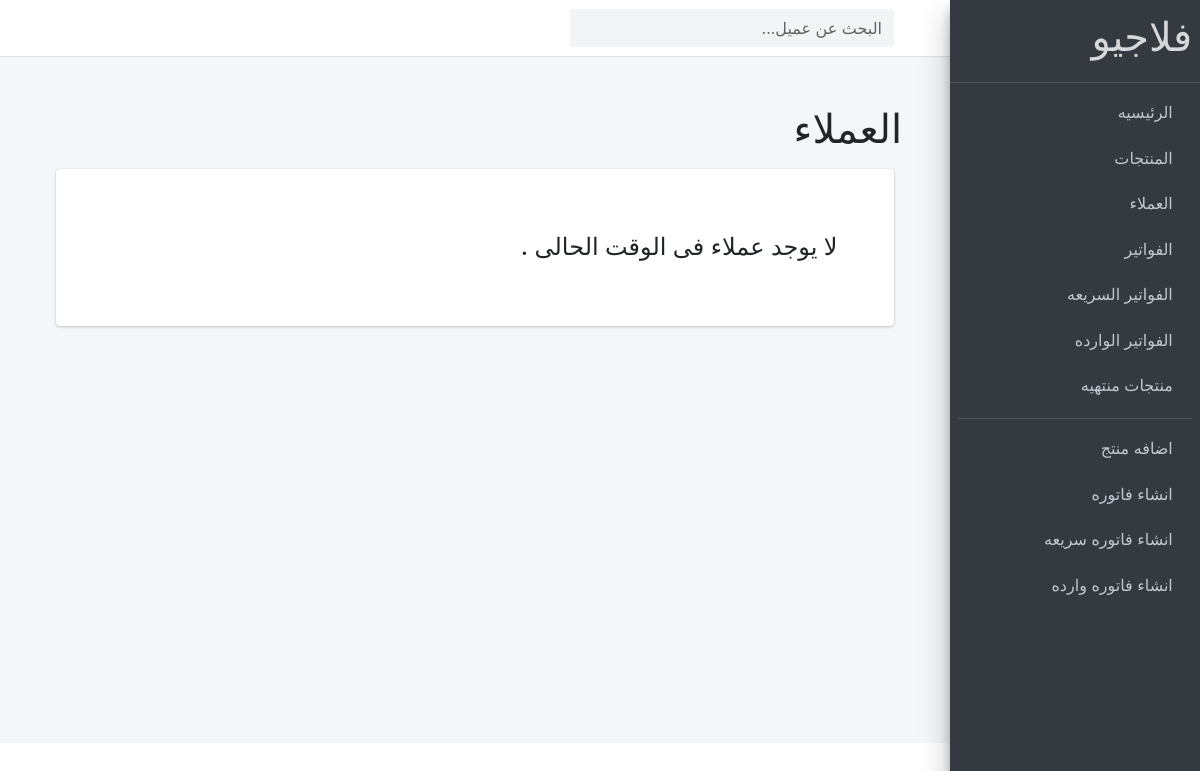
/home/products/clients/, run on an earlier commit of the app's database.
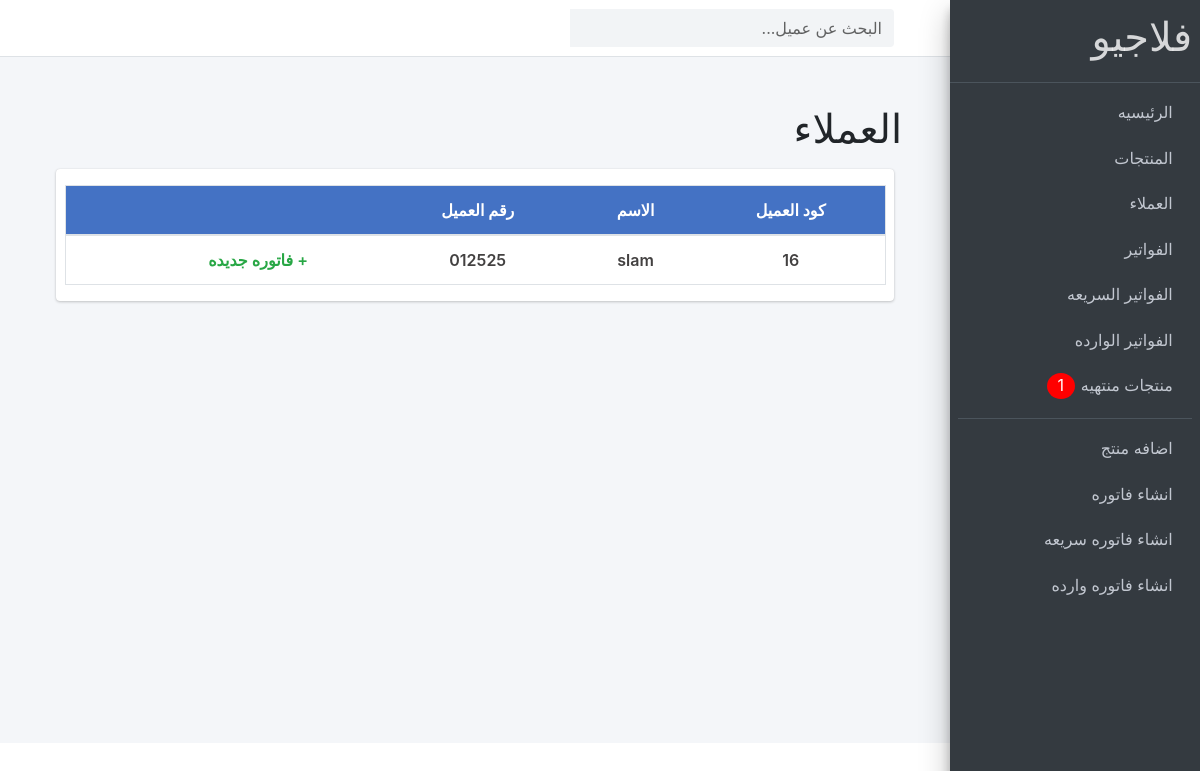
And on a later commit of the database.
### store/models.py (models this page shows)
class Client(models.Model):
    phone = models.CharField(max_length=11, unique=True, verbose_name="رقم الهاتف")
    name = models.CharField(max_length=50, unique=True, verbose_name="اسم العميل")
    remaining_money = models.DecimalField(max_digits=7  , decimal_places=2 , default=0, verbose_name="مبلغ متبقى")
    def  __str__ (self):
        return self.name

### store/views.py (the view)
# urls.py: path('products/clients/', views.clients, name="clients"),
def clients(request):
    search_qs = request.GET.get('search_clients', '')
    if search_qs:
        clients = Client.objects.filter(Q(name__icontains=search_qs)|
                                        Q(id__icontains=search_qs))
    else:
        clients = Client.objects.all()
    return render(request, 'pages/clients.html',{
        "clients": clients,
    })

### store/context_processor.py (called while the page is built)
def calc_empty_products(request):
    products = Product.objects.filter(available_in_ventory=0)
    emptyNum = products.count()
    return {"emptyNum":emptyNum}

### templates/pages/clients.html (shortened to what this page needs)
{% extends 'base.html' %}
{% load crispy_forms_tags %}
{% load static %}
{% block content %}
    <nav class="main-header navbar navbar-expand navbar-white navbar-light">
      <ul class="navbar-nav">
        <li class="nav-item">
          <a class="nav-link" data-widget="pushmenu" href="#"></a>
        </li>
      </ul>
      <form class="form-inline ml-3" action="{% url 'products:clients' %}">
        <div class="input-group">
          <input id="searchIdforclients" class="form-control form-control-navbar" name="search_clients" type="search" placeholder="البحث عن عميل..." aria-label="Search">
          <div class="input-group-append">
            <button class="btn btn-navbar" type="submit">
            </button>
          </div>
        </div>
      </form>
    </nav>
    <div style="direction: rtl;" class="wrapper">
      <div   class="content-wrapper p-5">
        <div class="row mb-2">
          <div class="col-sm-6">
            <h1>العملاء</h1>
          </div>
        </div>
            <section class="content">
              <div class="card card-solid">
                  <div class="row d-flex align-items-stretch">
                    <div   class="col-12 p-3">
                      {% if clients %}
                      <table class="table table-bordered clients_table text-center">
                        <thead>
                          <tr class="clients_thead_row">
                            <th scope="col"> كود العميل </th>
                            <th scope="col"> الاسم </th>
                            <th scope="col">رقم العميل </th>
                            <th scope="col">  </th>
                            <th scope="col">  </th>
                          </tr>
                        </thead>
                        <tbody>
                          {% for client in clients %}
                          <tr class="clients_table_row">
                            <td><a href="{% url 'products:show-client' client.id %}">{{client.id}}</a></td>
                            <td><a href="{% url 'products:show-client' client.id %}">{{client}}</a></td>
                            <td><a href="{% url 'products:show-client' client.id %}">{{client.phone}}</a></td>
                            <td><a class="text-success" href="{% url 'products:another-bill' client.id %}"> + فاتوره جديده </a></td>
                            <td class="deletebtn"><a data-product="{{client.id}}" href="#" class="btn delete_client_list delete_client_list{{client.id}}"></a></td>
                          </tr>
                          {% endfor %}
                        </tbody>
                      </table>
                      {% else %}
                      <h4 class="m-5">لا يوجد عملاء فى الوقت الحالى .</h4>
                      {% endif %}
                    </div>
                    </div>
              </div>
            </section>
          </div>
      </div>
{% endblock %}

What changed in the data, as far as the page shows it:
added Client: id "16", name "slam", phone "012525"
Also different on the page:
{{ emptyNum }}: (not shown) → "1"
text no longer shown: "لا يوجد عملاء فى الوقت الحالى ."
text now shown: "كود العميل الاسم رقم العميل"
